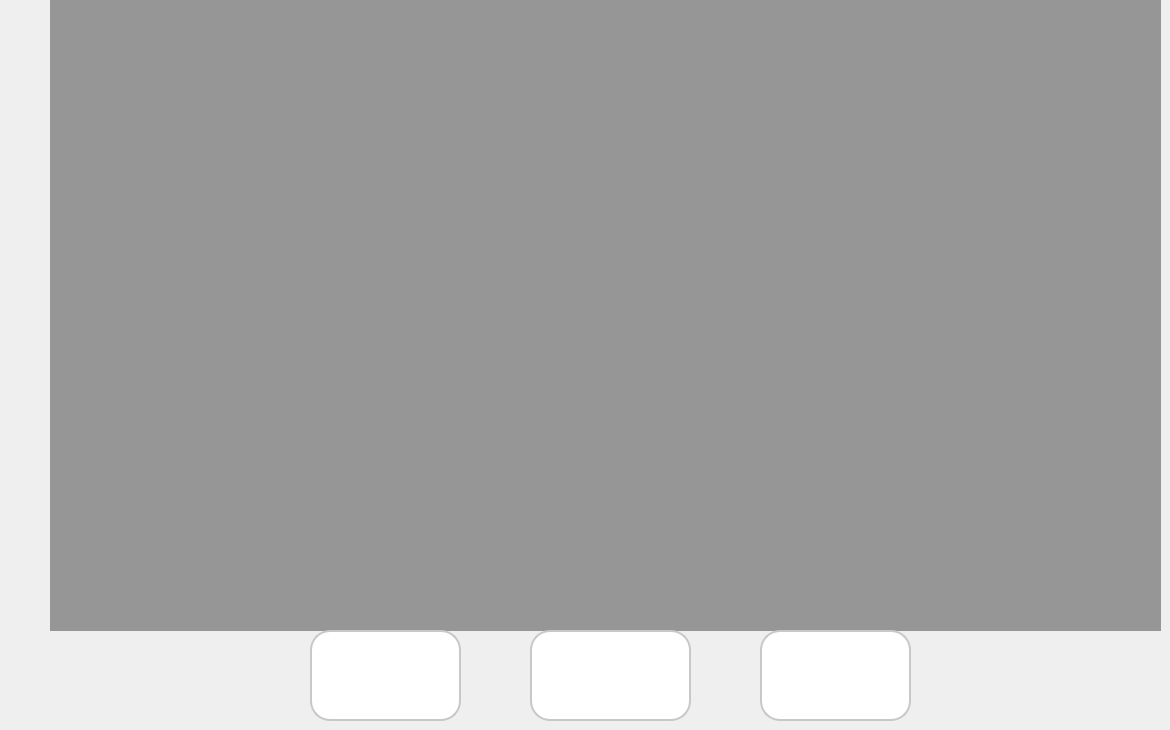
      <widget class="QWidget" name="new_user">
       <widget class="QLabel" name="register_screen">
        <property name="enabled">
         <bool>true</bool>
        </property>
        <property name="geometry">
         <rect>
          <x>50</x>
          <y>0</y>
          <width>1111</width>
          <height>631</height>
         </rect>
        </property>
        <property name="styleSheet">
         <string notr="true">
background-color: rgb(150, 150, 150);</string>
        </property>
        <property name="text">
         <string/>
        </property>
        <property name="alignment">
         <set>Qt::AlignCenter</set>
        </property>
       </widget>
       <widget class="QLabel" name="face_left">
        <property name="geometry">
         <rect>
          <x>310</x>
          <y>630</y>
          <width>151</width>
          <height>91</height>
         </rect>
        </property>
        <property name="styleSheet">
         <string notr="true">background-color: rgb(255, 255, 255);
border: 2px solid rgb(200, 200, 200);
border-radius: 20px;	</string>
        </property>
        <property name="text">
         <string/>
        </property>
        <property name="pixmap">
         <pixmap>images/face_left.png</pixmap>
        </property>
        <property name="scaledContents">
         <bool>true</bool>
        </property>
       </widget>
       <widget class="QLabel" name="face_right">
        <property name="geometry">
         <rect>
          <x>760</x>
          <y>630</y>
          <width>151</width>
          <height>91</height>
         </rect>
        </property>
        <property name="styleSheet">
         <string notr="true">background-color: rgb(255, 255, 255);
border: 2px solid rgb(200, 200, 200);
border-radius: 20px;	</string>
        </property>
        <property name="text">
         <string/>
        </property>
        <property name="pixmap">
         <pixmap>images/face_right.png</pixmap>
        </property>
        <property name="scaledContents">
         <bool>true</bool>
        </property>
       </widget>
       <widget class="QLabel" name="face_front">
        <property name="geometry">
         <rect>
          <x>530</x>
          <y>630</y>
          <width>161</width>
          <height>91</height>
         </rect>
        </property>
        <property name="styleSheet">
         <string notr="true">background-color: rgb(255, 255, 255);
border: 2px solid rgb(200, 200, 200);
border-radius: 20px;	</string>
        </property>
        <property name="text">
         <string/>
        </property>
        <property name="pixmap">
         <pixmap>images/face_front.png</pixmap>
        </property>
        <property name="scaledContents">
         <bool>true</bool>
        </property>
       </widget>
      </widget>
